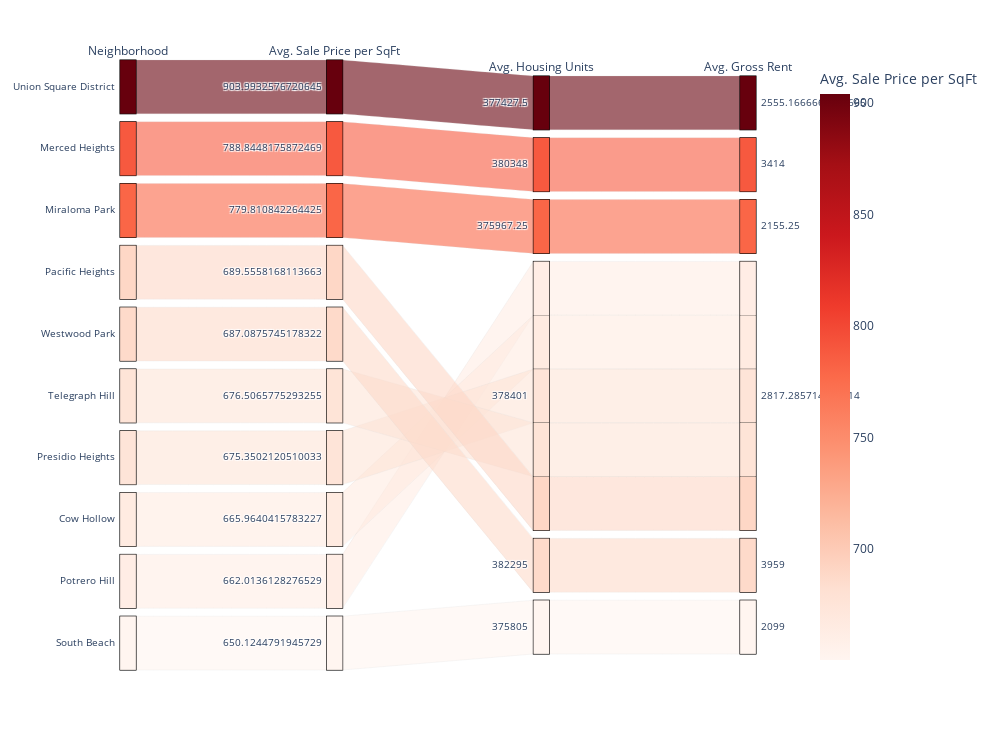

The cell this chart's notebook holds for it:
### Markdown cell above
### Create parallel coordinates plot and parallel categories plots of averaged data for the most expensive neighborhoods in San Francisco from 2010-2016

### Code cell
#Create a parallel categories plot for each neighborhood with the average sale price per sqft, average housing units, and average gross rent.
px.parallel_categories(
    sfo_expensive_neighborhoods,
    dimensions=["neighborhood", "avg_sale_price_sqr_foot", "avg_housing_units","avg_gross_rent"],
    color="avg_sale_price_sqr_foot",
    color_continuous_scale="reds",
    labels={
        "neighborhood": "Neighborhood",
        "avg_sale_price_sqr_foot": "Avg. Sale Price per SqFt",
        "avg_housing_units": "Avg. Housing Units",
        "avg_gross_rent":"Avg. Gross Rent"
    },
    width=1000,
    height=750)

### Figure 1 — Plotly figure (JSON) as saved in the notebook; plotly's stock layout.template omitted (floating-point values rounded to 4 significant figures)
{"data": [{"dimensions": [{"label": "Neighborhood", "values": ["Union Square District", "Merced Heights", "Miraloma Park", "Pacific Heights", "Westwood Park", "Telegraph Hill", "Presidio Heights", "Cow Hollow", "Potrero Hill", "South Beach"]}, {"label": "Avg. Sale Price per SqFt", "values": [904.0, 788.8, 779.8, 689.6, 687.1, 676.5, 675.4, 666.0, 662.0, 650.1]}, {"label": "Avg. Housing Units", "values": [377400.0, 380348, 376000.0, 378401, 382295, 378401, 378401, 378401, 378401, 375805]}, {"label": "Avg. Gross Rent", "values": [2555.0, 3414, 2155.0, 2817.0, 3959, 2817.0, 2817.0, 2817.0, 2817.0, 2099]}], "domain": {"x": [0, 1], "y": [0, 1]}, "line": {"color": [904.0, 788.8, 779.8, 689.6, 687.1, 676.5, 675.4, 666.0, 662.0, 650.1], "coloraxis": "coloraxis"}, "name": "", "type": "parcats"}], "layout": {"coloraxis": {"colorbar": {"title": {"text": "Avg. Sale Price per SqFt"}}, "colorscale": [[0, "rgb(255,245,240)"], [0.125, "rgb(254,224,210)"], [0.25, "rgb(252,187,161)"], [0.375, "rgb(252,146,114)"], [0.5, "rgb(251,106,74)"], [0.625, "rgb(239,59,44)"], [0.75, "rgb(203,24,29)"], [0.875, "rgb(165,15,21)"], [1, "rgb(103,0,13)"]]}, "height": 750, "legend": {"tracegroupgap": 0}, "margin": {"t": 60}, "width": 1000}}
